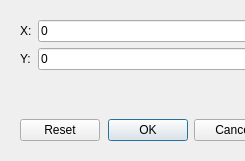
<?xml version="1.0" encoding="UTF-8"?>
<ui version="4.0">
 <class>Dialog</class>
 <widget class="QDialog" name="Dialog">
  <property name="geometry">
   <rect>
    <x>0</x>
    <y>0</y>
    <width>245</width>
    <height>161</height>
   </rect>
  </property>
  <property name="windowTitle">
   <string>Set Custom Anchor</string>
  </property>
  <widget class="QWidget" name="verticalLayoutWidget">
   <property name="geometry">
    <rect>
     <x>20</x>
     <y>20</y>
     <width>254</width>
     <height>121</height>
    </rect>
   </property>
   <layout class="QVBoxLayout" name="verticalLayout">
    <item>
     <layout class="QFormLayout" name="formLayout">
      <property name="fieldGrowthPolicy">
       <enum>QFormLayout::FieldGrowthPolicy::AllNonFixedFieldsGrow</enum>
      </property>
      <item row="1" column="0">
       <widget class="QLabel" name="label">
        <property name="text">
         <string>X:</string>
        </property>
       </widget>
      </item>
      <item row="1" column="1">
       <widget class="QLineEdit" name="lineEditX">
        <property name="text">
         <string>0</string>
        </property>
       </widget>
      </item>
      <item row="2" column="0">
       <widget class="QLabel" name="label_2">
        <property name="text">
         <string>Y:</string>
        </property>
       </widget>
      </item>
      <item row="2" column="1">
       <widget class="QLineEdit" name="lineEditY">
        <property name="text">
         <string>0</string>
        </property>
       </widget>
      </item>
     </layout>
    </item>
    <item>
     <widget class="QDialogButtonBox" name="buttonBox">
      <property name="orientation">
       <enum>Qt::Orientation::Horizontal</enum>
      </property>
      <property name="standardButtons">
       <set>QDialogButtonBox::StandardButton::Cancel|QDialogButtonBox::StandardButton::Ok|QDialogButtonBox::StandardButton::Reset</set>
      </property>
     </widget>
    </item>
   </layout>
  </widget>
 </widget>
 <resources/>
 <connections>
  <connection>
   <sender>buttonBox</sender>
   <signal>accepted()</signal>
   <receiver>Dialog</receiver>
   <slot>accept()</slot>
   <hints>
    <hint type="sourcelabel">
     <x>248</x>
     <y>254</y>
    </hint>
    <hint type="destinationlabel">
     <x>157</x>
     <y>274</y>
    </hint>
   </hints>
  </connection>
  <connection>
   <sender>buttonBox</sender>
   <signal>rejected()</signal>
   <receiver>Dialog</receiver>
   <slot>reject()</slot>
   <hints>
    <hint type="sourcelabel">
     <x>316</x>
     <y>260</y>
    </hint>
    <hint type="destinationlabel">
     <x>286</x>
     <y>274</y>
    </hint>
   </hints>
  </connection>
 </connections>
</ui>
